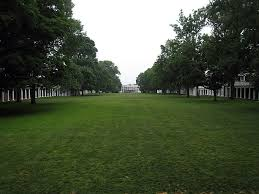
#> input picture images/test_tree_grass.jpeg, 259 x 194 px, found by its file name
$ python main.py
#> lines starting #> are read from the running program, lines starting #| are printed output that depends on the picture
import cv2
import numpy as np
import networkx as nx
import matplotlib.pyplot as plt

def preprocess_image(image_path, target_size=(150, 150)):
#> called with image_path = 'test_tree_grass.jpeg', target_size = (150, 150)
    image = cv2.imread(image_path)
#> image is the input picture: shape (194, 259, 3); mean B, G, R 61.5, 83.4, 73.5
    resized_image = cv2.resize(image, target_size)
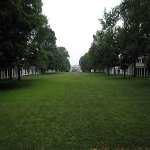
#> resized_image: shape (150, 150, 3); mean B, G, R 61.4, 83.3, 73.4
    return resized_image

def create_graph(image):
    nodes = []
    edges = []
    height, width, _ = image.shape
#> height = 150; width = 150
    for y in range(height):
        for x in range(width):
            nodes.append((y, x))
            if y > 0:
                edges.append(((y, x), (y-1, x))) # Connect with pixel directly above
            if y < height - 1:
                edges.append(((y, x), (y+1, x))) # Connect with pixel directly below
            if x > 0:
                edges.append(((y, x), (y, x-1))) # Connect with pixel directly left
            if x < width - 1:
                edges.append(((y, x), (y, x+1))) # Connect with pixel directly right
    graph = nx.Graph()
    graph.add_nodes_from(nodes)
    graph.add_edges_from(edges)
    return graph

def color_potential(image, pixel, color_mean, color_std):
    pixel_color = image[pixel[0], pixel[1]] / 255.0
    distance = np.sqrt(np.sum(np.square(pixel_color - color_mean)) / np.square(color_std))
    potential = np.exp(-0.5 * distance)
    return potential

def texture_potential(image, pixel, texture_mean, texture_std):
    pixel_texture = image[pixel[0], pixel[1]] / 255.0
    distance = np.sqrt(np.sum(np.square(pixel_texture - texture_mean)) / np.square(texture_std))
    potential = np.exp(-0.5 * distance)
    return potential

def belief_propagation(graph, potentials):
    messages = {}
    for edge in graph.edges():
        messages[edge] = 1.0
        messages[(edge[1], edge[0])] = 1.0

    for i in range(10):
        new_messages = {}
        for edge in graph.edges():
            node1, node2 = edge
            message1 = 1.0
            for neighbor in graph.neighbors(node1):
                if neighbor != node2:
                    message1 *= messages[(neighbor, node1)]
            message2 = 1.0
            for neighbor in graph.neighbors(node2):
                if neighbor != node1:
                    message2 *= messages[(neighbor, node2)]
            new_messages[edge] = potentials.get(edge, 1.0) * message1
            new_messages[(node2, node1)] = potentials.get((node2, node1), 1.0) * message2
        messages = new_messages

    marginals = {}
    for node in graph.nodes():
        marginal = 1.0
        for neighbor in graph.neighbors(node):
            marginal *= messages.get((node, neighbor), 1.0)
        marginals[node] = marginal

    return marginals

def normalize_marginals(marginals):
    max_marginal = max(marginals.values())
    min_marginal = min(marginals.values())

    if max_marginal == min_marginal:
        for node in marginals:
            marginals[node] = 0.5
    else:
        for node in marginals:
            if np.isnan(marginals[node]):
                marginals[node] = 0.0
            else:
                marginals[node] = (marginals[node] - min_marginal) / (max_marginal - min_marginal)

    return marginals

def visualize_marginals(image, marginals):
    height, width, _ = image.shape
    segmented_image = np.zeros((height, width, 3), dtype=np.uint8)

    for (y, x), marginal in marginals.items():
        value = int(marginal * 255)
        segmented_image[y, x] = [value, value, value]

    return segmented_image

image_path = 'test_tree_grass.jpeg'

image = preprocess_image(image_path)
graph = create_graph(image)

color_mean_forest = np.array([0.3, 0.6, 0.2])
color_std_forest = 0.1
texture_mean_forest = 0.5
texture_std_forest = 0.1

potentials = {}
for edge in graph.edges():
    pixel1, pixel2 = edge
    color_potential_value = color_potential(image, pixel1, color_mean_forest, color_std_forest)
    texture_potential_value = texture_potential(image, pixel1, texture_mean_forest, texture_std_forest)
    potentials[edge] = color_potential_value * texture_potential_value
#> this loop made 44700 passes
#> (pixel1, pixel2, color_potential_value, pixel_texture in texture_potential, texture_potential_value) on passes 1 to 3: ((0, 0), (1, 0), 0.0368, [0.0196, 0.0275, 0.0275], 0.0163), ((0, 0), (0, 1), 0.0368, [0.0196, 0.0275, 0.0275], 0.0163), ((0, 1), (1, 1), 0.0357, [0.0157, 0.0235, 0.0235], 0.0158)
#> after the loop, potentials = 44700 items

marginals = belief_propagation(graph, potentials)
#> marginals = 22500 items
normalized_marginals = normalize_marginals(marginals)
#> in normalize_marginals, `max_marginal = max(marginals.values())`: max_marginal = 0
#> the loop in normalize_marginals, `for node in marginals:` made 22500 passes
#> node on passes 1 to 3: (0, 0), (0, 1), (0, 2)
#> after the loop in normalize_marginals, `for node in marginals:`: marginals = 22500 items
#> normalized_marginals = 22500 items
segmented_image = visualize_marginals(image, normalized_marginals)
#> after the loop in visualize_marginals, `for (y, x), marginal in marginals.items():`: segmented_image: shape (150, 150, 3); every value is 127

plt.figure(figsize=(12, 6))
plt.subplot(1, 2, 1)
plt.imshow(cv2.cvtColor(cv2.imread(image_path), cv2.COLOR_BGR2RGB))
plt.title('Original Image')
plt.axis('off')

plt.subplot(1, 2, 2)
plt.imshow(segmented_image, cmap='gray')
plt.title('Segmented Image')
plt.axis('off')

plt.show()
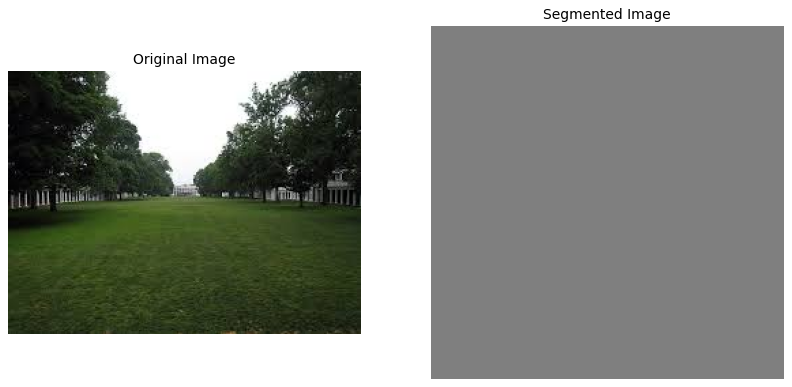
#> figure drawn by matplotlib, 2 panels

$ run again, with images/addis.jpg copied over images/test_tree_grass.jpeg
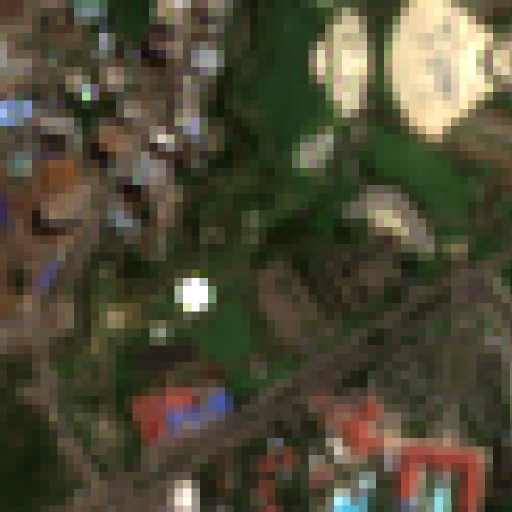
#> input picture images/addis.jpg, 1024 x 1024 px, found by its file name (shown at 1/2 size)
#> in preprocess_image, image is the input picture: shape (1024, 1024, 3); mean B, G, R 55.8, 75.7, 79.4
#> in preprocess_image, `resized_image = cv2.resize(image, target_size)`:
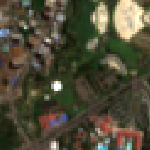
#> resized_image: shape (150, 150, 3); mean B, G, R 55.6, 75.5, 79.3
#> the loop `for edge in graph.edges():` made 44700 passes
#> (pixel1, pixel2, color_potential_value, pixel_texture in texture_potential, texture_potential_value) on passes 1 to 3: ((0, 0), (1, 0), 0.122, [0.157, 0.22, 0.31], 0.0897), ((0, 0), (0, 1), 0.122, [0.157, 0.22, 0.31], 0.0897), ((0, 1), (1, 1), 0.122, [0.157, 0.22, 0.306], 0.089)
#> after the loop `for edge in graph.edges():`: potentials = 44700 items
#> `marginals = belief_propagation(graph, potentials)`: marginals = 22500 items
#> max_marginal = 0
#> the loop in normalize_marginals, `for node in marginals:` made 22500 passes
#> node on passes 1 to 3: (0, 0), (0, 1), (0, 2)
#> after the loop in normalize_marginals, `for node in marginals:`: marginals = 22500 items
#> `plt.show()`:
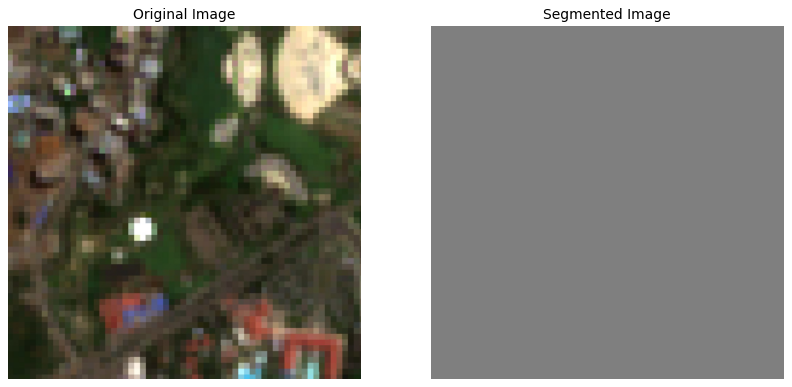
#> figure drawn by matplotlib, 2 panels
